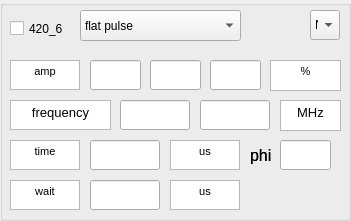
   <widget class="QGroupBox" name="groupBox_6">
    <property name="geometry">
     <rect>
      <x>850</x>
      <y>280</y>
      <width>351</width>
      <height>221</height>
     </rect>
    </property>
    <property name="title">
     <string/>
    </property>
    <widget class="QTextBrowser" name="textBrowser_65">
     <property name="geometry">
      <rect>
       <x>10</x>
       <y>60</y>
       <width>70</width>
       <height>30</height>
      </rect>
     </property>
     <property name="html">
      <string>&lt;!DOCTYPE HTML PUBLIC &quot;-//W3C//DTD HTML 4.0//EN&quot; &quot;http://www.w3.org/TR/REC-html40/strict.dtd&quot;&gt;
&lt;html&gt;&lt;head&gt;&lt;meta name=&quot;qrichtext&quot; content=&quot;1&quot; /&gt;&lt;style type=&quot;text/css&quot;&gt;
p, li { white-space: pre-wrap; }
&lt;/style&gt;&lt;/head&gt;&lt;body style=&quot; font-family:'MS Shell Dlg 2'; font-size:8.25pt; font-weight:400; font-style:normal;&quot;&gt;
&lt;p align=&quot;center&quot; style=&quot; margin-top:0px; margin-bottom:0px; margin-left:0px; margin-right:0px; -qt-block-indent:0; text-indent:0px;&quot;&gt;amp&lt;/p&gt;&lt;/body&gt;&lt;/html&gt;</string>
     </property>
     <property name="openExternalLinks">
      <bool>false</bool>
     </property>
    </widget>
    <widget class="QTextBrowser" name="textBrowser_66">
     <property name="geometry">
      <rect>
       <x>270</x>
       <y>60</y>
       <width>71</width>
       <height>31</height>
      </rect>
     </property>
     <property name="html">
      <string>&lt;!DOCTYPE HTML PUBLIC &quot;-//W3C//DTD HTML 4.0//EN&quot; &quot;http://www.w3.org/TR/REC-html40/strict.dtd&quot;&gt;
&lt;html&gt;&lt;head&gt;&lt;meta name=&quot;qrichtext&quot; content=&quot;1&quot; /&gt;&lt;style type=&quot;text/css&quot;&gt;
p, li { white-space: pre-wrap; }
&lt;/style&gt;&lt;/head&gt;&lt;body style=&quot; font-family:'MS Shell Dlg 2'; font-size:8.25pt; font-weight:400; font-style:normal;&quot;&gt;
&lt;p align=&quot;center&quot; style=&quot; margin-top:0px; margin-bottom:0px; margin-left:0px; margin-right:0px; -qt-block-indent:0; text-indent:0px;&quot;&gt;%&lt;/p&gt;&lt;/body&gt;&lt;/html&gt;</string>
     </property>
    </widget>
    <widget class="QTextBrowser" name="textBrowser_67">
     <property name="geometry">
      <rect>
       <x>10</x>
       <y>140</y>
       <width>70</width>
       <height>30</height>
      </rect>
     </property>
     <property name="sizePolicy">
      <sizepolicy hsizetype="Fixed" vsizetype="Fixed">
       <horstretch>0</horstretch>
       <verstretch>0</verstretch>
      </sizepolicy>
     </property>
     <property name="html">
      <string>&lt;!DOCTYPE HTML PUBLIC &quot;-//W3C//DTD HTML 4.0//EN&quot; &quot;http://www.w3.org/TR/REC-html40/strict.dtd&quot;&gt;
&lt;html&gt;&lt;head&gt;&lt;meta name=&quot;qrichtext&quot; content=&quot;1&quot; /&gt;&lt;style type=&quot;text/css&quot;&gt;
p, li { white-space: pre-wrap; }
&lt;/style&gt;&lt;/head&gt;&lt;body style=&quot; font-family:'MS Shell Dlg 2'; font-size:8.25pt; font-weight:400; font-style:normal;&quot;&gt;
&lt;p align=&quot;center&quot; style=&quot; margin-top:12px; margin-bottom:12px; margin-left:0px; margin-right:0px; -qt-block-indent:0; text-indent:0px;&quot;&gt;time&lt;/p&gt;&lt;/body&gt;&lt;/html&gt;</string>
     </property>
    </widget>
    <widget class="QTextBrowser" name="textBrowser_68">
     <property name="geometry">
      <rect>
       <x>10</x>
       <y>100</y>
       <width>101</width>
       <height>30</height>
      </rect>
     </property>
     <property name="html">
      <string>&lt;!DOCTYPE HTML PUBLIC &quot;-//W3C//DTD HTML 4.0//EN&quot; &quot;http://www.w3.org/TR/REC-html40/strict.dtd&quot;&gt;
&lt;html&gt;&lt;head&gt;&lt;meta name=&quot;qrichtext&quot; content=&quot;1&quot; /&gt;&lt;style type=&quot;text/css&quot;&gt;
p, li { white-space: pre-wrap; }
&lt;/style&gt;&lt;/head&gt;&lt;body style=&quot; font-family:'MS Shell Dlg 2'; font-size:8.25pt; font-weight:400; font-style:normal;&quot;&gt;
&lt;p align=&quot;center&quot; style=&quot; margin-top:0px; margin-bottom:0px; margin-left:0px; margin-right:0px; -qt-block-indent:0; text-indent:0px;&quot;&gt;&lt;span style=&quot; font-size:10pt;&quot;&gt;frequency&lt;/span&gt;&lt;/p&gt;&lt;/body&gt;&lt;/html&gt;</string>
     </property>
    </widget>
    <widget class="QLineEdit" name="start_frequency_420_6">
     <property name="geometry">
      <rect>
       <x>120</x>
       <y>100</y>
       <width>70</width>
       <height>30</height>
      </rect>
     </property>
    </widget>
    <widget class="QLineEdit" name="end_frequency_420_6">
     <property name="geometry">
      <rect>
       <x>200</x>
       <y>100</y>
       <width>70</width>
       <height>30</height>
      </rect>
     </property>
    </widget>
    <widget class="QTextBrowser" name="textBrowser_69">
     <property name="geometry">
      <rect>
       <x>280</x>
       <y>100</y>
       <width>61</width>
       <height>31</height>
      </rect>
     </property>
     <property name="html">
      <string>&lt;!DOCTYPE HTML PUBLIC &quot;-//W3C//DTD HTML 4.0//EN&quot; &quot;http://www.w3.org/TR/REC-html40/strict.dtd&quot;&gt;
&lt;html&gt;&lt;head&gt;&lt;meta name=&quot;qrichtext&quot; content=&quot;1&quot; /&gt;&lt;style type=&quot;text/css&quot;&gt;
p, li { white-space: pre-wrap; }
&lt;/style&gt;&lt;/head&gt;&lt;body style=&quot; font-family:'MS Shell Dlg 2'; font-size:8.25pt; font-weight:400; font-style:normal;&quot;&gt;
&lt;p align=&quot;center&quot; style=&quot; margin-top:0px; margin-bottom:0px; margin-left:0px; margin-right:0px; -qt-block-indent:0; text-indent:0px;&quot;&gt;&lt;span style=&quot; font-size:10pt;&quot;&gt;MHz&lt;/span&gt;&lt;/p&gt;&lt;/body&gt;&lt;/html&gt;</string>
     </property>
    </widget>
    <widget class="QLineEdit" name="time_420_6">
     <property name="geometry">
      <rect>
       <x>90</x>
       <y>140</y>
       <width>70</width>
       <height>30</height>
      </rect>
     </property>
    </widget>
    <widget class="QTextBrowser" name="textBrowser_70">
     <property name="geometry">
      <rect>
       <x>10</x>
       <y>180</y>
       <width>70</width>
       <height>30</height>
      </rect>
     </property>
     <property name="html">
      <string>&lt;!DOCTYPE HTML PUBLIC &quot;-//W3C//DTD HTML 4.0//EN&quot; &quot;http://www.w3.org/TR/REC-html40/strict.dtd&quot;&gt;
&lt;html&gt;&lt;head&gt;&lt;meta name=&quot;qrichtext&quot; content=&quot;1&quot; /&gt;&lt;style type=&quot;text/css&quot;&gt;
p, li { white-space: pre-wrap; }
&lt;/style&gt;&lt;/head&gt;&lt;body style=&quot; font-family:'MS Shell Dlg 2'; font-size:8.25pt; font-weight:400; font-style:normal;&quot;&gt;
&lt;p align=&quot;center&quot; style=&quot; margin-top:0px; margin-bottom:0px; margin-left:0px; margin-right:0px; -qt-block-indent:0; text-indent:0px;&quot;&gt;&lt;span style=&quot; font-size:8pt;&quot;&gt;wait&lt;/span&gt;&lt;/p&gt;&lt;/body&gt;&lt;/html&gt;</string>
     </property>
    </widget>
    <widget class="QLineEdit" name="wait_time_420_6">
     <property name="geometry">
      <rect>
       <x>90</x>
       <y>180</y>
       <width>70</width>
       <height>30</height>
      </rect>
     </property>
    </widget>
    <widget class="QTextBrowser" name="textBrowser_71">
     <property name="geometry">
      <rect>
       <x>170</x>
       <y>140</y>
       <width>70</width>
       <height>30</height>
      </rect>
     </property>
     <property name="html">
      <string>&lt;!DOCTYPE HTML PUBLIC &quot;-//W3C//DTD HTML 4.0//EN&quot; &quot;http://www.w3.org/TR/REC-html40/strict.dtd&quot;&gt;
&lt;html&gt;&lt;head&gt;&lt;meta name=&quot;qrichtext&quot; content=&quot;1&quot; /&gt;&lt;style type=&quot;text/css&quot;&gt;
p, li { white-space: pre-wrap; }
&lt;/style&gt;&lt;/head&gt;&lt;body style=&quot; font-family:'MS Shell Dlg 2'; font-size:8.25pt; font-weight:400; font-style:normal;&quot;&gt;
&lt;p align=&quot;center&quot; style=&quot; margin-top:0px; margin-bottom:0px; margin-left:0px; margin-right:0px; -qt-block-indent:0; text-indent:0px;&quot;&gt;us&lt;/p&gt;&lt;/body&gt;&lt;/html&gt;</string>
     </property>
    </widget>
    <widget class="QTextBrowser" name="textBrowser_72">
     <property name="geometry">
      <rect>
       <x>170</x>
       <y>180</y>
       <width>70</width>
       <height>30</height>
      </rect>
     </property>
     <property name="html">
      <string>&lt;!DOCTYPE HTML PUBLIC &quot;-//W3C//DTD HTML 4.0//EN&quot; &quot;http://www.w3.org/TR/REC-html40/strict.dtd&quot;&gt;
&lt;html&gt;&lt;head&gt;&lt;meta name=&quot;qrichtext&quot; content=&quot;1&quot; /&gt;&lt;style type=&quot;text/css&quot;&gt;
p, li { white-space: pre-wrap; }
&lt;/style&gt;&lt;/head&gt;&lt;body style=&quot; font-family:'MS Shell Dlg 2'; font-size:8.25pt; font-weight:400; font-style:normal;&quot;&gt;
&lt;p align=&quot;center&quot; style=&quot; margin-top:0px; margin-bottom:0px; margin-left:0px; margin-right:0px; -qt-block-indent:0; text-indent:0px;&quot;&gt;&lt;span style=&quot; font-size:8pt;&quot;&gt;us&lt;/span&gt;&lt;/p&gt;&lt;/body&gt;&lt;/html&gt;</string>
     </property>
    </widget>
    <widget class="QCheckBox" name="checkBox_420_6">
     <property name="geometry">
      <rect>
       <x>10</x>
       <y>20</y>
       <width>70</width>
       <height>17</height>
      </rect>
     </property>
     <property name="text">
      <string>420_6</string>
     </property>
    </widget>
    <widget class="QComboBox" name="waveform_420_6">
     <property name="geometry">
      <rect>
       <x>80</x>
       <y>10</y>
       <width>161</width>
       <height>31</height>
      </rect>
     </property>
     <item>
      <property name="text">
       <string>flat pulse</string>
      </property>
     </item>
     <item>
      <property name="text">
       <string>blackman pulse</string>
      </property>
     </item>
     <item>
      <property name="text">
       <string>ramp frequency</string>
      </property>
     </item>
     <item>
      <property name="text">
       <string>load from file</string>
      </property>
     </item>
    </widget>
    <widget class="QLineEdit" name="end_amp_420_6">
     <property name="geometry">
      <rect>
       <x>150</x>
       <y>60</y>
       <width>51</width>
       <height>30</height>
      </rect>
     </property>
    </widget>
    <widget class="QLineEdit" name="start_amp_420_6">
     <property name="geometry">
      <rect>
       <x>90</x>
       <y>60</y>
       <width>51</width>
       <height>30</height>
      </rect>
     </property>
    </widget>
    <widget class="QLineEdit" name="num_amp_420_6">
     <property name="geometry">
      <rect>
       <x>210</x>
       <y>60</y>
       <width>51</width>
       <height>30</height>
      </rect>
     </property>
    </widget>
    <widget class="QLineEdit" name="phi_420_6">
     <property name="geometry">
      <rect>
       <x>280</x>
       <y>140</y>
       <width>51</width>
       <height>30</height>
      </rect>
     </property>
    </widget>
    <widget class="QLabel" name="label_phi_420_6">
     <property name="geometry">
      <rect>
       <x>250</x>
       <y>140</y>
       <width>41</width>
       <height>31</height>
      </rect>
     </property>
     <property name="font">
      <font>
       <family>Arial</family>
       <pointsize>12</pointsize>
      </font>
     </property>
     <property name="text">
      <string>phi</string>
     </property>
    </widget>
    <widget class="QLabel" name="label_phi_420_7">
     <property name="geometry">
      <rect>
       <x>250</x>
       <y>140</y>
       <width>41</width>
       <height>31</height>
      </rect>
     </property>
     <property name="font">
      <font>
       <family>Arial</family>
       <pointsize>12</pointsize>
      </font>
     </property>
     <property name="text">
      <string>phi</string>
     </property>
    </widget>
    <widget class="QComboBox" name="Connected_420_6">
     <property name="geometry">
      <rect>
       <x>310</x>
       <y>10</y>
       <width>30</width>
       <height>30</height>
      </rect>
     </property>
     <item>
      <property name="text">
       <string>N</string>
      </property>
     </item>
     <item>
      <property name="text">
       <string>1</string>
      </property>
     </item>
     <item>
      <property name="text">
       <string>2</string>
      </property>
     </item>
     <item>
      <property name="text">
       <string>3</string>
      </property>
     </item>
     <item>
      <property name="text">
       <string>4</string>
      </property>
     </item>
     <item>
      <property name="text">
       <string>5</string>
      </property>
     </item>
     <item>
      <property name="text">
       <string>6</string>
      </property>
     </item>
    </widget>
   </widget>
